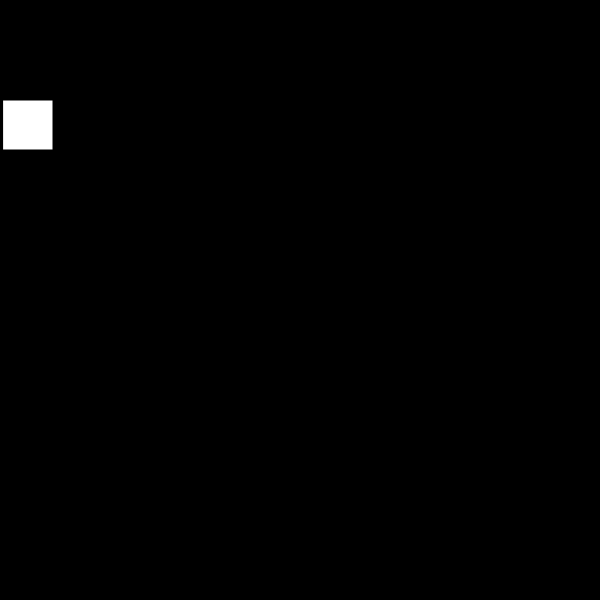
Frame 1 (no input)
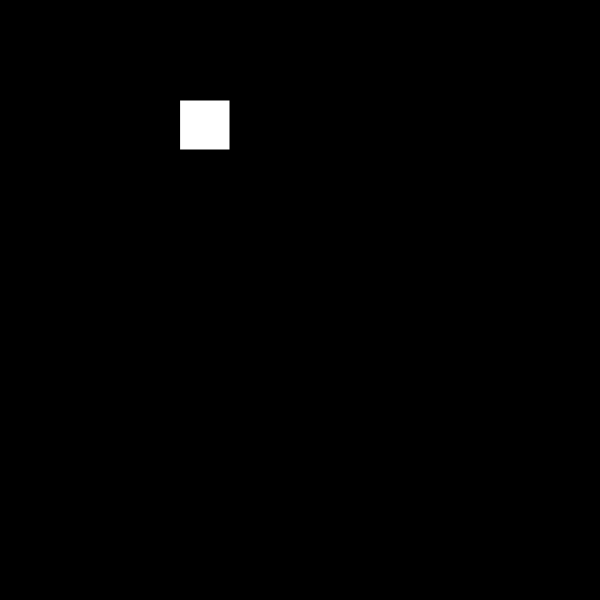
Frame 60 (no input)
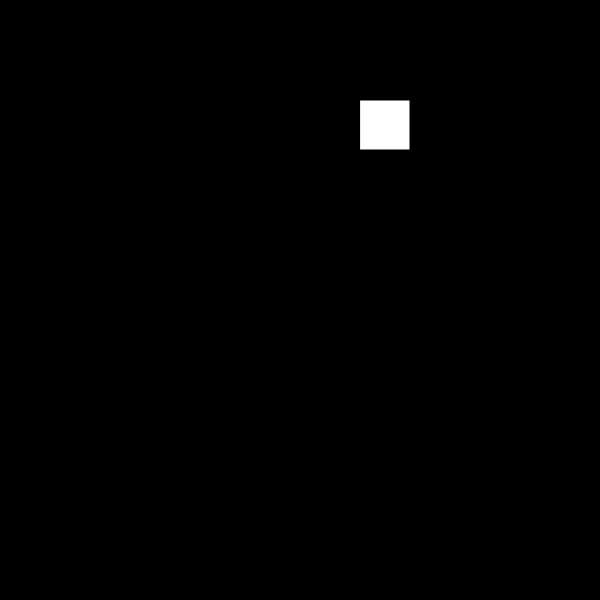
Frame 120 (the mouse pressed at the canvas centre since frame 60)

The p5.js sketch that drew these frames (run headless with seeded random() and noise() and a simulated clock; from frame 60 on, the mouse is pressed at the canvas centre):

// p5.js sketch
// ── sketch.js
// How to move a box with classes

let boxAtt = {
  x: 0,
  y: 100,
  width: 50,
  height: 50,
  speed: 3
}

let box01;

function setup() {
  createCanvas(600, 600);
  box01 = new box(boxAtt)
}

function draw() {
  background(0);
  box01.move()
  box01.bounce()
  box01.display()
}

class box {
  constructor(boxIn) {
    this.boxIn = boxIn;
  }
  display() {
    rect(this.boxIn.x, this.boxIn.y, this.boxIn.width, this.boxIn.height);
  }
  bounce() {
    if (this.boxIn.x > width || this.boxIn.x < 0) {
      this.boxIn.speed = this.boxIn.speed * -1;
    }
  }
  move() {
    this.boxIn.x = this.boxIn.x + this.boxIn.speed
  }
}
